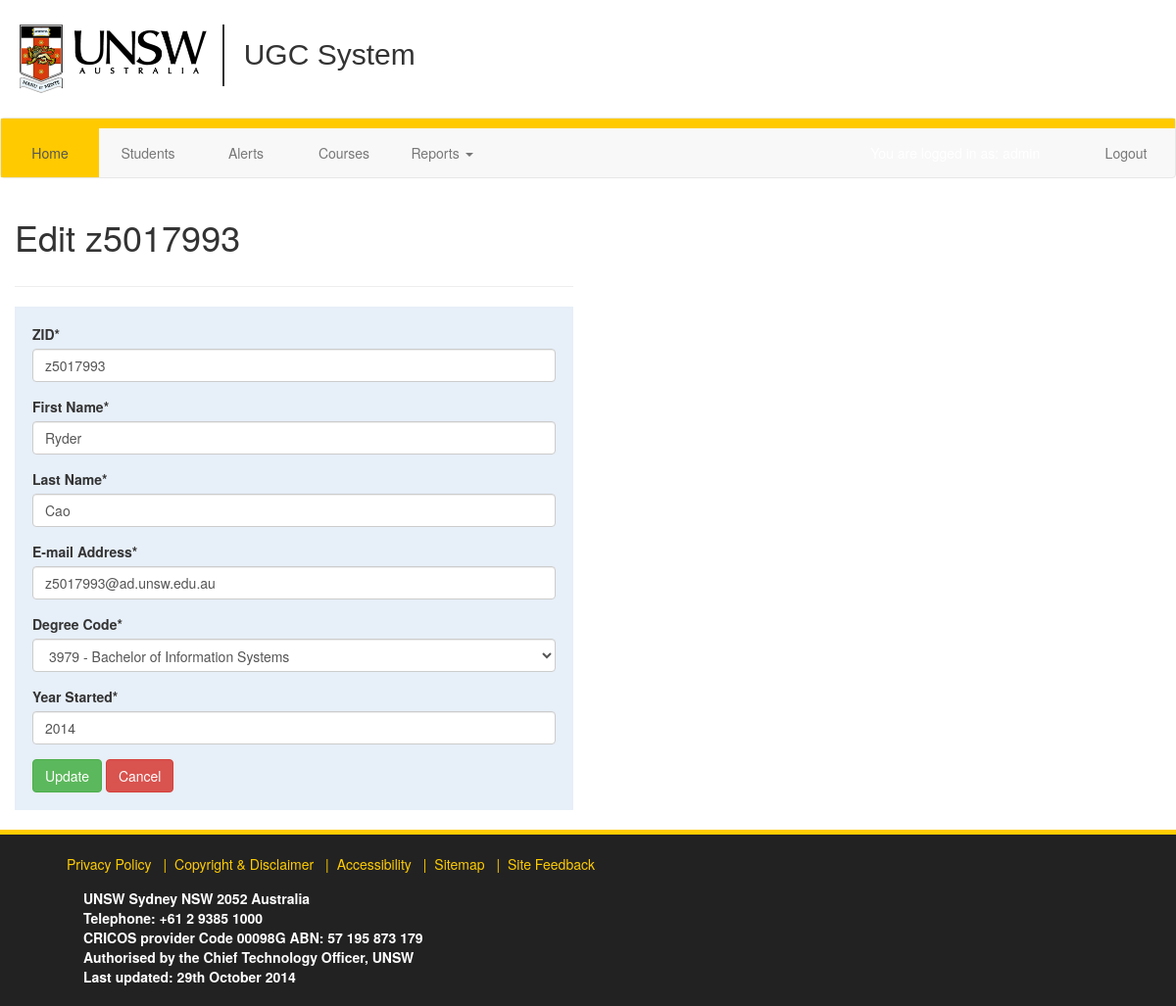
/student/z5017993/edit/ (signed in), run on the app's committed database.
### student/models.py (models this page shows, shortened)
class student(models.Model):
  zID = models.CharField(verbose_name=('zID'), max_length = 8, primary_key = True)
  f_name = models.CharField(verbose_name=('First Name'), max_length = 50)
  l_name = models.CharField(verbose_name=('Last Name'), max_length = 50)
  email = models.CharField(verbose_name=('E-mail Address'), max_length = 100)
  degreeCode = models.ForeignKey(degree, verbose_name=('Degree Code'),on_delete = models.CASCADE, null=True)
  startYear = models.IntegerField(verbose_name=('Year Started'))

class degree(models.Model):
  degreeCode = models.IntegerField(verbose_name='Degree Code', primary_key = True)
  degreeName = models.CharField(verbose_name='Degree', max_length = 200)
  def __str__(degree):
    return str(degree.degreeCode) + " - " + str(degree.degreeName)

### student/views.py (the view)
# urls.py: url(r'^(?P<zID>z[0-9]{7})/edit/$', EditStudent.as_view(success_url="/student/"), name='student-update'),
class EditStudent(LoginRequiredMixin, UpdateView):
    login_url = '/login/'
    fields = ['zID','f_name', 'l_name', 'email', 'degreeCode', 'startYear']
    template_name = 'student/editStudent.html'
    def get_object(self, queryset=None):
      studentObj = student.objects.get(zID=self.kwargs['zID'])
      return studentObj

### django_bootstrap_calendar/templatetags/bootstrap_calendar.py (called while the page is built)
@register.simple_tag
def bootstrap_calendar_js(*args, **kwargs):
    options = {}
    try:
        options["language"] = kwargs["language"]
    except KeyError:
        pass
    return render_to_string(
        'django_bootstrap_calendar/partial/calendar_js.html',
        options
    )

@register.simple_tag
def bootstrap_calendar_css(*args):
    return render_to_string(
        'django_bootstrap_calendar/partial/calendar_css.html'
    )

@register.simple_tag
def bootstrap_calendar_init(*args, **kwargs):
    options = {}
    try:
        options["events_url"] = kwargs["events_url"]
    except KeyError:
        options["events_url"] = '/calendar/json/'
    try:
        options["view"] = kwargs["view"]
    except KeyError:
        options["view"] = 'month'
    try:
        options["language"] = kwargs["language"]
    except KeyError:
        options["language"] = 'en'
    try:
        options["first_day"] = kwargs["first_day"]
    except KeyError:
        options["first_day"] = 1
    try:
        options["width"] = kwargs["width"]
    except KeyError:
        options["width"] = '100%'
    return render_to_string('django_bootstrap_calendar/partial/calendar_init.html', options)

@register.tag
def minifyjs(parser, token):
    nodelist = parser.parse(('endminifyjs',))
    parser.delete_first_token()
    return MinifyJs(nodelist)

### django_bootstrap_calendar/utils.py (called while the page is built)
    def render(self, context):
        return jsmin(self.nodelist.render(context))

### student/templates/student/editStudent.html (shortened to what this page needs)
{% extends "base1.html" %} {% load staticfiles %}
{% load crispy_forms_tags %}
{% block home_active %} active {% endblock home_active %}
{% block head %}
    <link href="{{ STATIC_URL }}css/bootstrap.css" rel="stylesheet" type="text/css"/>
{% endblock %}
{% block content %}
<h1>Edit {{student.zID}}</h1>
<div class="span3">
  <div class="col-md-6">
    <hr>
    <form action="" method="post">{% csrf_token %}
      {{ form | crispy }}
        <input type="submit" value="Update" class="btn btn-success"/>
        <input type="button" onclick="javascript:history.go(-1);" value="Cancel" class="btn btn-danger">
    </form>
    <br>
  </div>
</div>
{% endblock content %}

### login/static/css/main.css (style rules this page uses)
html, body { margin: 0px; padding: 0px; height:100%; }
form { padding: 15px; background-color: #e7eff8; border: #e7eff8 solid; }

### data on the page
student: zID "z5017993", f_name "Ryder", l_name "Cao", email "z5017993@ad.unsw.edu.au", startYear "2014"
degree: degreeCode "3979 - Bachelor of Information Systems"
